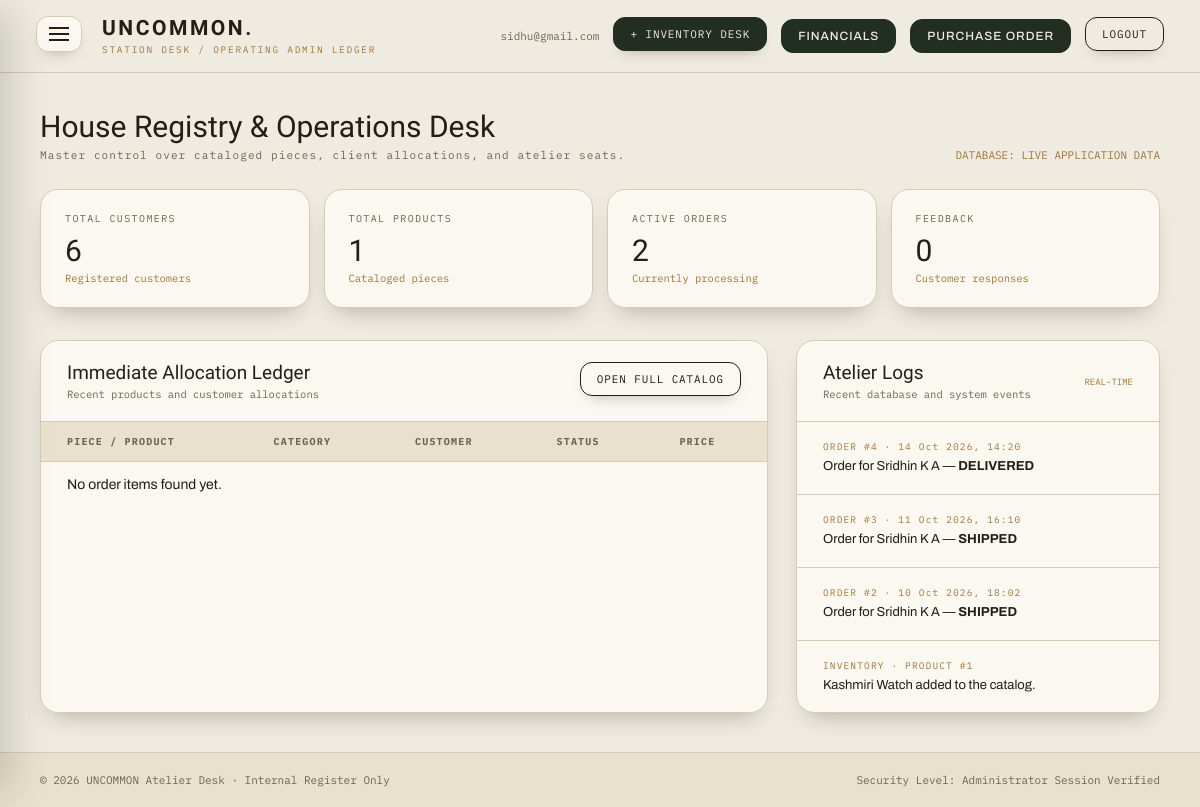
Page /admin_panel/index/ (signed in) on the earlier database version.
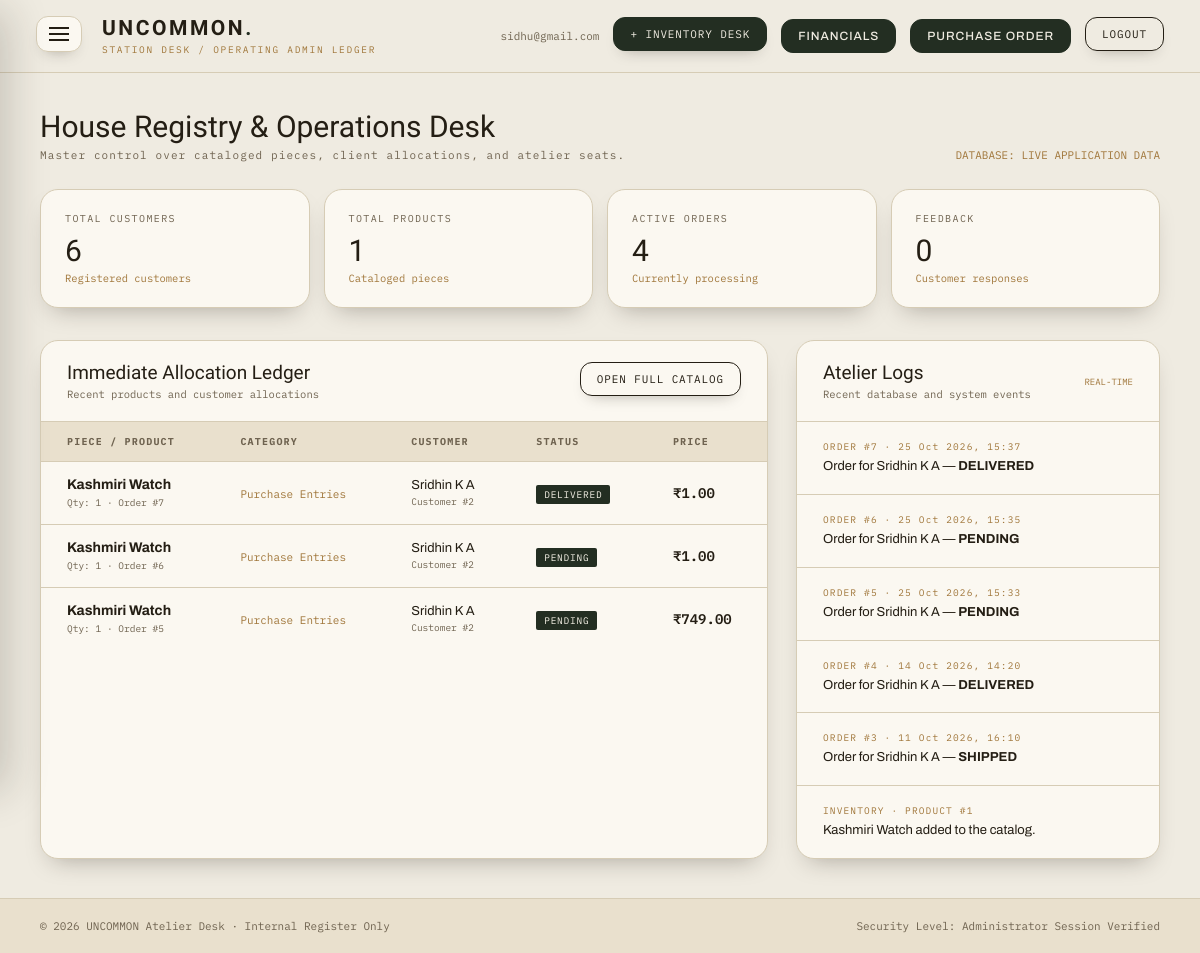
Same page on the later database version.
### customer/models.py (models this page shows, shortened)
class Order(models.Model):
    STATUS_CHOICES = [
        ("PENDING", "Pending"),
        ("CONFIRMED", "Confirmed"),
        ("SHIPPED", "Shipped"),
        ("DELIVERED", "Delivered"),
        ("CANCELLED", "Cancelled"),
    ]
    customer = models.ForeignKey(
        Customer,
        on_delete=models.CASCADE,
        related_name="orders",
    )
    order_number = models.CharField(max_length=30, unique=True)
    total_amount = models.DecimalField(max_digits=10, decimal_places=2)
    status = models.CharField(
        max_length=20,
        choices=STATUS_CHOICES,
        default="PENDING",
    )
    shipping_address = models.TextField()
    created_at = models.DateTimeField(auto_now_add=True)
    updated_at = models.DateTimeField(auto_now=True)

class Customer(models.Model):
    name = models.CharField(max_length=100)
    email = models.EmailField(unique=True)
    phone = models.CharField(max_length=20)
    username = models.CharField(max_length=100, unique=True)
    password = models.CharField(max_length=255)

class OrderItem(models.Model):
    order = models.ForeignKey(
        Order,
        on_delete=models.CASCADE,
        related_name="items",
    )
    product = models.ForeignKey(
        'admin_panel.Product',
        on_delete=models.PROTECT,
    )
    quantity = models.PositiveIntegerField()
    price = models.DecimalField(max_digits=10, decimal_places=2)

### admin_panel/models.py (models this page shows, shortened)
class Product(models.Model):
    category = models.ForeignKey(
        Category,
        on_delete=models.PROTECT,
        related_name="products"
    )
    product_name = models.CharField(max_length=150)
    overview = models.CharField(
        max_length=300,
        blank=True
    )
    description = models.TextField(blank=True)
    price = models.DecimalField(
        max_digits=10,
        decimal_places=2
    )
    stock = models.PositiveIntegerField(default=0)
    image = models.ImageField(
        upload_to="products/",
        blank=True,
        null=True
    )
    image2 = models.ImageField(
        upload_to="products/",
        blank=True,
        null=True
    )
    image3 = models.ImageField(
        upload_to="products/",
        blank=True,
        null=True
    )
    image4 = models.ImageField(
        upload_to="products/",
        blank=True,
        null=True
    )
    is_rare = models.BooleanField(default=False)
    is_limited = models.BooleanField(default=False)
    created_at = models.DateTimeField(auto_now_add=True)

class Category(models.Model):
    SECTION_CHOICES = [
        ('HIM', 'Him'),
        ('HER', 'Her'),
        ('RARE', 'Rare'),
    ]
    section = models.CharField(
        max_length=10,
        choices=SECTION_CHOICES
    )
    category_name = models.CharField(
        max_length=100
    )
    description = models.TextField(
        blank=True
    )

### admin_panel/views.py (the view)
# urls.py: path('index/', admin_index, name='admin_index'),
def admin_index(request):
    admin_id = request.session.get("admin")
    if not admin_id:
        return redirect("home")
    try:
        admin = Admin.objects.get(id=admin_id)
    except Admin.DoesNotExist:
        request.session.flush()
        return redirect("home")
    total_products = Product.objects.count()
    total_categories = Category.objects.count()
    total_customers = Customer.objects.count()
    total_orders = Order.objects.count()
    active_orders = Order.objects.exclude(
        status__in=["DELIVERED", "CANCELLED"]
    ).count()
    recent_products = (
        Product.objects
        .select_related("category")
        .order_by("-id")[:5]
    )
    recent_orders = (
        Order.objects
        .select_related("customer")
        .order_by("-created_at")[:5]
    )
    recent_order_items = (
        OrderItem.objects
        .select_related(
            "product",
            "product__category",
            "order",
            "order__customer",
        )
        .order_by("-id")[:10]
    )
    context = {
        "admin": admin,
        "total_products": total_products,
        "total_categories": total_categories,
        "total_customers": total_customers,
        "total_orders": total_orders,
        "active_orders": active_orders,
        "total_feedback": 0,
        "recent_products": recent_products,
        "recent_orders": recent_orders,
        "recent_order_items": recent_order_items,
    }
    return render(
        request,
        "admin_panel/index.html",
        context,
    )

### templates/admin_panel/index.html (shortened to what the changed rows need)
<!DOCTYPE html>
<html lang="en">
<head>
</head>
<body>
    <main>
        <div class="dashboard-banner">
            <div>
                <h1>
                    House Registry & Operations Desk
                </h1>
            </div>
        </div>
        <div class="metrics-strip">
            <div class="metric-card">
                <div class="metric-label">
                    Active Orders
                </div>
                <div class="metric-val">
                    {{ active_orders|default:0 }}
                </div>
                <div class="metric-foot">
                    Currently processing
                </div>
            </div>
        </div>
        <div class="dashboard-columns">
            <section class="admin-panel">
                <div class="panel-header">
                    <div>
                        <h2>
                            Immediate Allocation Ledger
                        </h2>
                    </div>
                </div>
                <div class="table-wrapper">
                    <table>
                        <thead>
                            <tr>
                                <th>
                                    Piece / Product
                                </th>
                                <th>
                                    Category
                                </th>
                                <th>
                                    Customer
                                </th>
                                <th>
                                    Status
                                </th>
                                <th>
                                    Price
                                </th>
                            </tr>
                        </thead>
                        <tbody>
                            {% for item in recent_order_items %}
                            <tr>
                                <td>
                                    <strong>{{ item.product.product_name|default:item.product.product_name|default:"Product" }}</strong>
                                    <div class="product-description">Qty: {{ item.quantity|default:1 }} · Order #{{ item.order.id }}</div>
                                </td>
                                <td><span class="category-name">{{ item.product.category.category_name|default:item.product.category.category_name|default:"Uncategorised" }}</span></td>
                                <td>
                                    <div class="patron-name">{{ item.order.customer.name|default:item.order.customer.email|default:"Customer" }}</div>
                                    <div class="patron-info">Customer #{{ item.order.customer.id }}</div>
                                </td>
                                <td><span class="status-tag tag-registered">{{ item.order.status|default:"PENDING" }}</span></td>
                                <td class="price">₹{{ item.price|default:item.product.price|default:"—" }}</td>
                            </tr>
                            {% empty %}
                            <tr><td colspan="5">No order items found yet.</td></tr>
                            {% endfor %}
                        </tbody>
                    </table>
                </div>
            </section>
            <section class="admin-panel">
                <div class="panel-header">
                    <div>
                        <h2>
                            Atelier Logs
                        </h2>
                    </div>
                </div>
                <div>
                    {% for order in recent_orders %}
                    <div class="log-item">
                        <div class="log-time">ORDER #{{ order.id }} · {{ order.created_at|date:"d M Y, H:i" }}</div>
                        <div class="log-desc">Order for {{ order.customer.name|default:order.customer.email|default:"Customer" }} — <strong>{{ order.status|default:"PENDING" }}</strong></div>
                    </div>
                    {% empty %}
                    <div class="log-item"><div class="log-desc">No recent orders to display.</div></div>
                    {% endfor %}
                    {% for product in recent_products %}
                    <div class="log-item">
                        <div class="log-time">INVENTORY · PRODUCT #{{ product.id }}</div>
                        <div class="log-desc">{{ product.product_name|default:product.product_name|default:"Product" }} added to the catalog.</div>
                    </div>
                    {% endfor %}
                </div>
            </section>
        </div>
    </main>
</body>
</html>

Differences in the rows shown:
no longer on this page (row unchanged): Order: id "2", created_at "10 Oct 2026, 18:02", customer.name "Sridhin K A", status "SHIPPED"
added OrderItem: product.product_name "Kashmiri Watch", quantity "1", order.id "7", product.category.category_name "Purchase Entries", order.customer.name "Sridhin K A", order.customer.id "2", order.status "DELIVERED", price "1.00"
added OrderItem: product.product_name "Kashmiri Watch", quantity "1", order.id "6", product.category.category_name "Purchase Entries", order.customer.name "Sridhin K A", order.customer.id "2", order.status "PENDING", price "1.00"
added OrderItem: product.product_name "Kashmiri Watch", quantity "1", order.id "5", product.category.category_name "Purchase Entries", order.customer.name "Sridhin K A", order.customer.id "2", order.status "PENDING", price "749.00"
added Order: id "7", created_at "25 Oct 2026, 15:37", customer.name "Sridhin K A", status "DELIVERED"
added Order: id "6", created_at "25 Oct 2026, 15:35", customer.name "Sridhin K A", status "PENDING"
added Order: id "5", created_at "25 Oct 2026, 15:33", customer.name "Sridhin K A", status "PENDING"
Other differences:
{{ active_orders|default:0 }}: "2" → "4"
text no longer shown: "No order items found yet."
